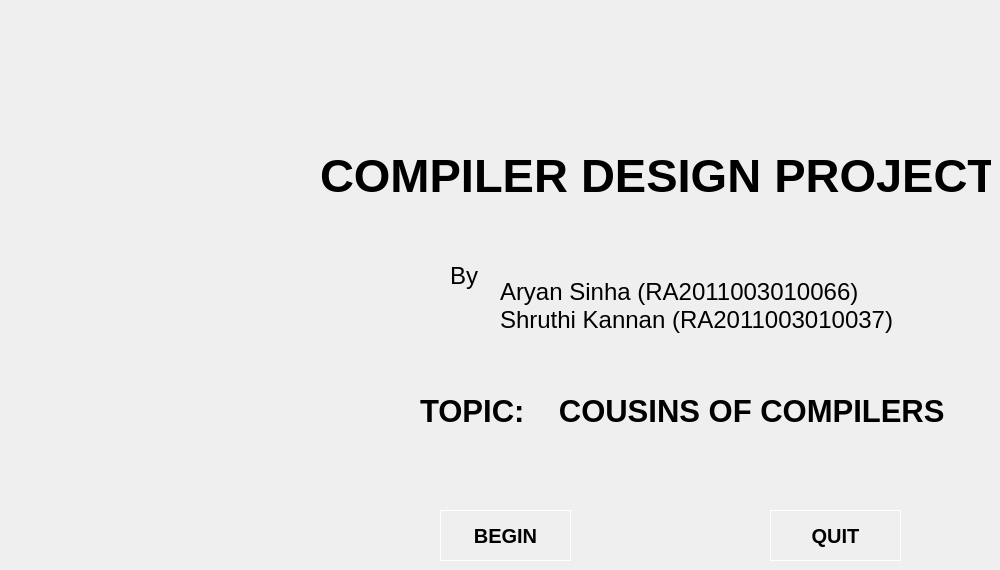
    <widget class="QWidget" name="homepage">
     <widget class="QLabel" name="Title">
      <property name="geometry">
       <rect>
        <x>320</x>
        <y>140</y>
        <width>671</width>
        <height>71</height>
       </rect>
      </property>
      <property name="font">
       <font>
        <pointsize>35</pointsize>
        <bold>true</bold>
       </font>
      </property>
      <property name="text">
       <string>COMPILER DESIGN PROJECT</string>
      </property>
     </widget>
     <widget class="QLabel" name="by">
      <property name="geometry">
       <rect>
        <x>450</x>
        <y>260</y>
        <width>31</width>
        <height>31</height>
       </rect>
      </property>
      <property name="font">
       <font>
        <pointsize>18</pointsize>
       </font>
      </property>
      <property name="text">
       <string>By</string>
      </property>
     </widget>
     <widget class="QLabel" name="names">
      <property name="geometry">
       <rect>
        <x>500</x>
        <y>260</y>
        <width>441</width>
        <height>91</height>
       </rect>
      </property>
      <property name="font">
       <font>
        <pointsize>18</pointsize>
       </font>
      </property>
      <property name="text">
       <string>Aryan Sinha (RA2011003010066)
Shruthi Kannan (RA2011003010037)</string>
      </property>
     </widget>
     <widget class="QLabel" name="topic">
      <property name="geometry">
       <rect>
        <x>420</x>
        <y>370</y>
        <width>531</width>
        <height>81</height>
       </rect>
      </property>
      <property name="font">
       <font>
        <pointsize>23</pointsize>
        <bold>true</bold>
       </font>
      </property>
      <property name="text">
       <string>TOPIC:    COUSINS OF COMPILERS</string>
      </property>
     </widget>
     <widget class="QPushButton" name="go_btn">
      <property name="geometry">
       <rect>
        <x>440</x>
        <y>510</y>
        <width>131</width>
        <height>51</height>
       </rect>
      </property>
      <property name="font">
       <font>
        <pointsize>15</pointsize>
        <bold>true</bold>
       </font>
      </property>
      <property name="styleSheet">
       <string notr="true">
border: 1px solid white;</string>
      </property>
      <property name="text">
       <string>BEGIN</string>
      </property>
     </widget>
     <widget class="QPushButton" name="quit_btn">
      <property name="geometry">
       <rect>
        <x>770</x>
        <y>510</y>
        <width>131</width>
        <height>51</height>
       </rect>
      </property>
      <property name="font">
       <font>
        <pointsize>15</pointsize>
        <bold>true</bold>
       </font>
      </property>
      <property name="styleSheet">
       <string notr="true">
border: 1px solid white;</string>
      </property>
      <property name="text">
       <string>QUIT</string>
      </property>
     </widget>
    </widget>
